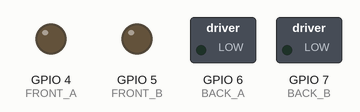
Simulated run of this sketch. Board: ESP32-C3. Shown: switched loads named in the sketch (green lamp = pin HIGH), output pins drawn as LEDs (lit = HIGH).

Above: at 1.05 s.
At 1.3 s:
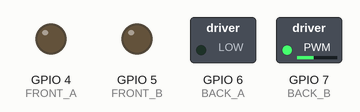
At 1.65 s:
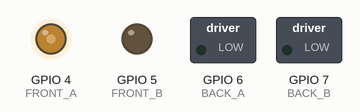
At 2.0 s:
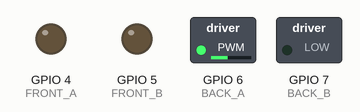
At 2.4 s:
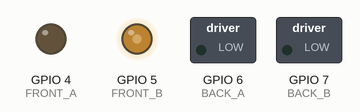
Timing chart, 0 to 4.4 s (numbered marks = the images above):
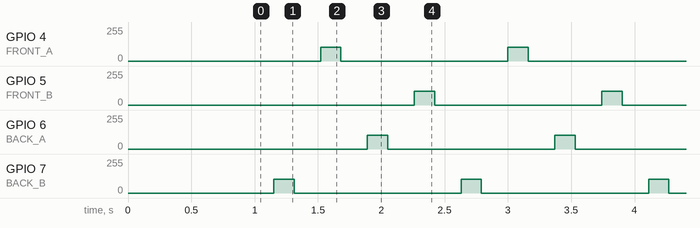

Measured:
- by itself, GPIO 4 (FRONT_A): repeats every 1.5 s: 0/255 1.3 s, 105/255 0.16 s
- by itself, GPIO 5 (FRONT_B), GPIO 6 (BACK_A), GPIO 7 (BACK_B): alternates 105/255 for 0.16 s and 0/255 for 1.3 s

The sketch:

c3_crawler.ino
```cpp
// ESP32-C3 Super Mini: 2-motor crawler gait (BEAM style), full power short strokes
// Diagonal crawl, repeating:
//   1. FRONT motor, direction 1   (front right foot down)
//   2. BACK  motor, direction 1   (back left foot kick)
//   3. FRONT motor, direction 2   (front left foot down)
//   4. BACK  motor, direction 2   (back right foot kick)
// Each step starts OVERLAP_MS before the previous one ends.
// Non-blocking: speeds are computed from time, so there are no delay() stalls.
//
// Strategy: run at full duty (255) for a short stroke, then pause.
// Full torque on every stroke; PAUSE_MS sets how slow the gait feels.
// At 45 rpm (270 deg/s), a 100 ms stroke at 255 is roughly 27 degrees of output shaft.
//
// Requires ESP32 Arduino core 3.x (ledcAttach/ledcWrite take a pin)
//
// Driver: two RZ7888 chips soldered freeform (one per motor), or one DRV8833 board.
//   Both take two PWM inputs per motor; both inputs low = coast.
//   DRV8833: FRONT_A/B -> AIN1/AIN2, BACK_A/B -> BIN1/BIN2.
//
// Wiring (strapping pins GPIO2/8/9 are NOT used):
//   FRONT motor: IN A -> GPIO4, IN B -> GPIO5
//   BACK  motor: IN A -> GPIO6, IN B -> GPIO7

const int FRONT_A = 4;
const int FRONT_B = 5;
const int BACK_A  = 6;
const int BACK_B  = 7;

// ---- Tunables ----
const int SPEED      = 105;  // 0-255, motor speed (PWM duty). 255 = full power
const int STEP_MS    = 200;  // stroke length: how long each motor runs per step
                             // longer = bigger stroke angle (~0.27 deg/ms at 45 rpm)
const int PAUSE_MS   = 200;  // gap added between step starts: sets the cadence
const int OVERLAP_MS = 30;   // next step starts this long before the current one ends
                             // keep <= STEP_MS / 2 so the same motor never overlaps itself
const int RAMP_MS    = 40;   // soft-start time per step; 0 = jump straight to SPEED

const int PWM_FREQ = 20000;  // 20 kHz, above audible range
const int PWM_RES  = 8;      // 8-bit: 0-255

// ---- Gait table ----
const int NUM_STEPS = 4;
const bool STEP_IS_FRONT[NUM_STEPS] = { true, false, true, false };
const int  STEP_DIR[NUM_STEPS]      = {    1,     1,   -1,    -1 };

// Time between the start of one step and the start of the next
const long STEP_PERIOD = STEP_MS - OVERLAP_MS + PAUSE_MS;
const long CYCLE_MS    = NUM_STEPS * STEP_PERIOD;

// speed: -255 (direction 2) to +255 (direction 1), 0 = coast
void setMotor(int pinA, int pinB, int speed) {
  speed = constrain(speed, -255, 255);
  if (speed > 0) {
    ledcWrite(pinA, speed);
    ledcWrite(pinB, 0);
  } else if (speed < 0) {
    ledcWrite(pinA, 0);
    ledcWrite(pinB, -speed);
  } else {
    ledcWrite(pinA, 0);
    ledcWrite(pinB, 0);
  }
}

void setFront(int speed) { setMotor(FRONT_A, FRONT_B, speed); }
void setBack(int speed)  { setMotor(BACK_A,  BACK_B,  speed); }

// Time since step i started, or -1 if step i is not running at cycle time t.
// Checks t and t + CYCLE_MS so a step can run past the end of the cycle.
long stepElapsed(int i, long t) {
  long start = (long)i * STEP_PERIOD;
  long e = t - start;
  if (e >= 0 && e < STEP_MS) return e;
  e = t + CYCLE_MS - start;
  if (e >= 0 && e < STEP_MS) return e;
  return -1;
}

void setup() {
  ledcAttach(FRONT_A, PWM_FREQ, PWM_RES);
  ledcAttach(FRONT_B, PWM_FREQ, PWM_RES);
  ledcAttach(BACK_A,  PWM_FREQ, PWM_RES);
  ledcAttach(BACK_B,  PWM_FREQ, PWM_RES);
  setFront(0);
  setBack(0);
  delay(1000);  // short settle time after power-up
}

void loop() {
  long t = (long)(millis() % (unsigned long)CYCLE_MS);
  int frontSpeed = 0;
  int backSpeed  = 0;

  for (int i = 0; i < NUM_STEPS; i++) {
    long e = stepElapsed(i, t);
    if (e < 0) continue;

    int spd = SPEED;
    if (RAMP_MS > 0 && e < RAMP_MS) spd = (int)(SPEED * e / RAMP_MS);
    spd *= STEP_DIR[i];

    if (STEP_IS_FRONT[i]) frontSpeed = spd;
    else                  backSpeed  = spd;
  }

  setFront(frontSpeed);
  setBack(backSpeed);
  delay(2);
}
```
